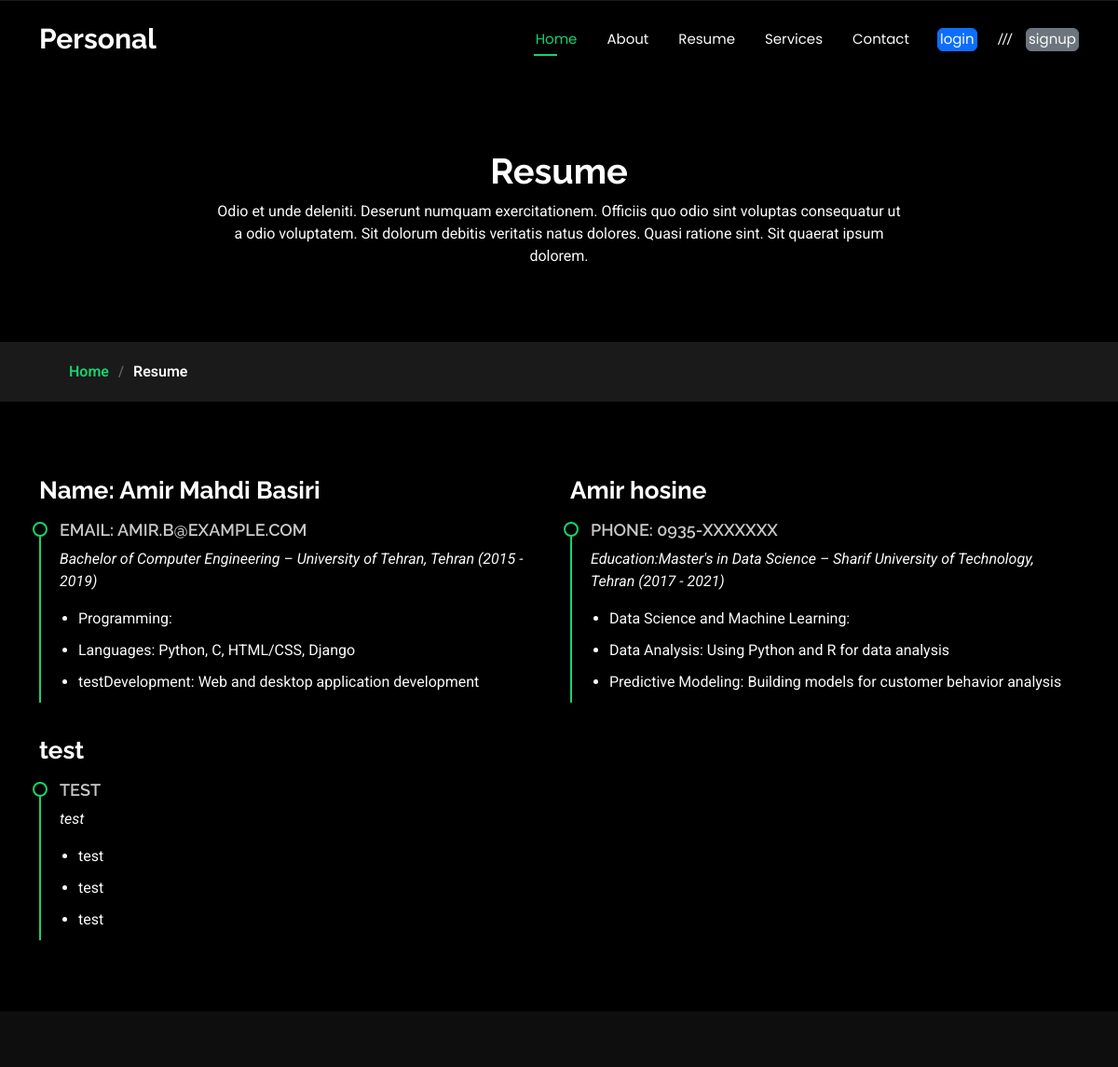
Screenshot of /resume/ with the database file from the repository.
### root/models.py (models this page shows, shortened)
class Resume(models.Model):
    name0 = models.CharField(max_length=100, default="test")
    name1 = models.CharField(max_length=100, default="test")
    name2 = models.CharField(max_length=100, default="test")
    name3 = models.CharField(max_length=100, default="test")
    name4 = models.CharField(max_length=100, default="test")
    name5 = models.CharField(max_length=100, default="test")
    scheduled = models.DateTimeField(default=timezone.now)
    content = models.TextField(default="test")
    status = models.BooleanField(default=False)
    created_at = models.DateTimeField(auto_now_add=True)
    updated_at = models.DateTimeField(auto_now=True)
    class Meta:
        ordering = ('created_at',)

### root/views.py (the view)
# urls.py: path('resume/', resume, name='resume'),
def resume(request):
    resumes = Resume.objects.filter(status=True)
    return render(request, "root/resume.html", context={"resumes": resumes})

### templates/root/resume.html (shortened to what this page needs)
{% extends "base.html" %}
{% load static %}
{% block 'content' %}
  <main class="main">
    <div class="page-title" data-aos="fade">
      <div class="heading">
        <div class="container">
          <div class="row d-flex justify-content-center text-center">
            <div class="col-lg-8">
              <h1>Resume</h1>
              <p class="mb-0">Odio et unde deleniti. Deserunt numquam exercitationem. Officiis quo odio sint voluptas consequatur ut a odio voluptatem. Sit dolorum debitis veritatis natus dolores. Quasi ratione sint. Sit quaerat ipsum dolorem.</p>
            </div>
          </div>
        </div>
      </div>
      <nav class="breadcrumbs">
        <div class="container">
          <ol>
            <li><a href="index.html">Home</a></li>
            <li class="current">Resume</li>
          </ol>
        </div>
      </nav>
    </div>
    <section id="resume" class="resume section">
      <div class="container">
        <div class="row">
          {% for resume in resumes %}
          <div class="col-lg-6" data-aos="fade-up" data-aos-delay="200">
            <h3 class="resume-title">{{resume.name0}}</h3>
            <div class="resume-item">
              <h4>{{resume.name1}}</h4>
              <p><em>{{resume.name2}}</em></p>
              <ul>
                <li>{{resume.name3}}</li>
                <li>{{resume.name4}}</li>
                <li>{{resume.name5}}</li>
              </ul>
            </div>
          </div>
          {% endfor %}
        </div>
      </div>
    </section>
  </main>
  {% endblock 'content' %}

### static/assets/css/main.css (style rules this page uses)
:root { --default-font: "Roboto", system-ui, -apple-system, "Segoe UI", Roboto, "Helvetica Neue", Arial, "Noto Sans", "Liberation Sans", sans-serif, "Apple Color Emoji", "Segoe UI Emoji", "Segoe UI Symbol", "Noto Color Emoji"; --heading-font: "Raleway", sans-serif; --nav-font: "Poppins", sans-serif; }
:root { --background-color: #000000; --default-color: #fafafa; --heading-color: #ffffff; --accent-color: #18d26e; --surface-color: #1a1a1a; --contrast-color: #000000; }
:root { --nav-color: #fafafa; --nav-hover-color: #18d26e; --nav-mobile-background-color: #1a1a1a; --nav-dropdown-background-color: #1a1a1a; --nav-dropdown-color: #fafafa; --nav-dropdown-hover-color: #18d26e; }
:root { scroll-behavior: smooth; }
body { color: var(--default-color); background-color: var(--background-color); font-family: var(--default-font); }
a { color: var(--accent-color); text-decoration: none; transition: 0.3s; }
h1, h2, h3, h4, h5, h6 { color: var(--heading-color); font-family: var(--heading-font); }
.page-title { color: var(--default-color); background-color: var(--background-color); position: relative; }
.page-title .heading { padding: 160px 0 80px 0; border-top: 1px solid color-mix(in srgb, var(--default-color), transparent 90%); }
.page-title .heading h1 { font-size: 38px; font-weight: 700; }
.page-title nav { background-color: color-mix(in srgb, var(--default-color), transparent 90%); padding: 20px 0; }
.page-title nav ol { display: flex; flex-wrap: wrap; list-style: none; margin: 0; font-size: 16px; font-weight: 600; }
.page-title nav ol li+li { padding-left: 10px; }
.page-title nav ol li+li::before { content: "/"; display: inline-block; padding-right: 10px; color: color-mix(in srgb, var(--default-color), transparent 70%); }
section, .section { color: var(--default-color); background-color: var(--background-color); padding: 60px 0; scroll-margin-top: 100px; overflow: clip; }
.resume .resume-title { color: var(--heading-color); font-size: 26px; font-weight: 700; margin-top: 20px; margin-bottom: 20px; }
.resume .resume-item { padding: 0 0 20px 20px; margin-top: -2px; border-left: 2px solid var(--accent-color); position: relative; }
.resume .resume-item h4 { line-height: 18px; font-size: 18px; font-weight: 600; text-transform: uppercase; color: color-mix(in srgb, var(--default-color), transparent 20%); margin-bottom: 10px; }
.resume .resume-item ul { padding-left: 20px; }
.resume .resume-item ul li { padding-bottom: 10px; }
.resume .resume-item:last-child { padding-bottom: 0; }
.resume .resume-item::before { content: ""; position: absolute; width: 16px; height: 16px; border-radius: 50px; left: -9px; top: 0; background: var(--background-color); border: 2px solid var(--accent-color); }

### rows the page displays
Resume: name0 "Name: Amir Mahdi Basiri", name1 "EMAIL: AMIR.B@EXAMPLE.COM", name2 "Bachelor of Computer Engineering – University of Tehran, Tehran (2015 - 2019)", name3 "Programming:", name4 "Languages: Python, C, HTML/CSS, Django", name5 "testDevelopment: Web and desktop application development"
Resume: name0 "Amir hosine", name1 "PHONE: 0935-XXXXXXX", name2 "Education:Master's in Data Science – Sharif University of Technology, Tehran (2017 - 2021)", name3 "Data Science and Machine Learning:", name4 "Data Analysis: Using Python and R for data analysis", name5 "Predictive Modeling: Building models for customer behavior analysis"
Resume: name0 "test", name1 "TEST", name2 "test", name3 "test", name4 "test", name5 "test"
